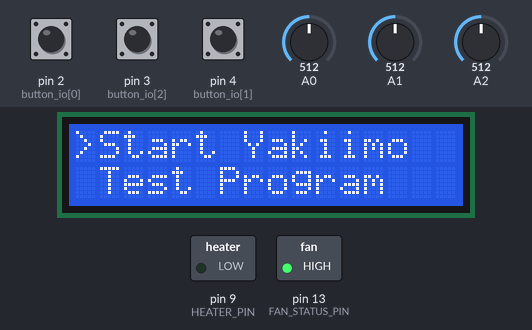
Recording of a program running on a simulated Arduino Nano, built with avr-gcc and run on an emulated ATmega328P. Shown: 16×2 character LCD, switched loads named in the program (green lamp = pin HIGH). Dashed ring = blinking. The inputs (shaded band) are chosen by the test bench; at power-on: pin 3 (button_io[2]) HIGH, A0 = 512, pin 2 (button_io[0]) HIGH, pin 4 (button_io[1]) HIGH, A1 = 512, A2 = 512. What the program prints to the serial monitor is not drawn.

Above: at 1.2 s.
1.3 s: pin 3 (button_io[2]) pulled LOW for 0.15 s
At 1.46 s:
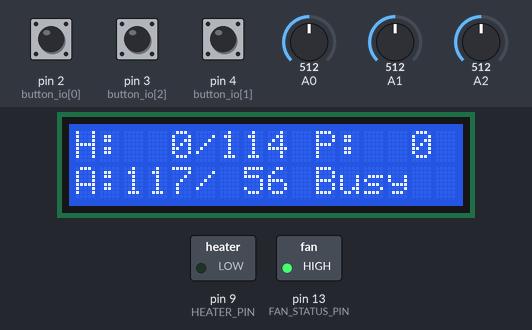
At 1.89 s:
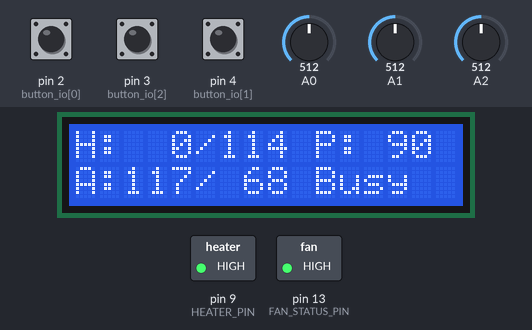
2.0 s: A0 set to 0
At 2.95 s:
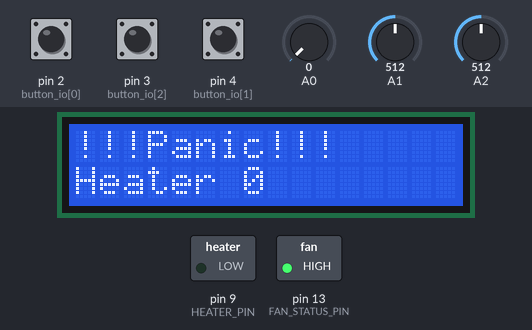
Timing chart, 0 to 10.9 s (numbered marks = the images above; inputs shaded):
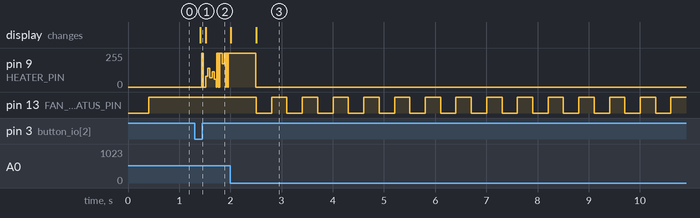

Measured:
- after the input at 1.3 s, the display: changes after 0.11 s (image 1)
- after the input at 2.0 s, pin 9 (HEATER_PIN): goes on until 2.5 s, then stays 0/255; pin 13 (FAN_STATUS_PIN): alternates HIGH for 0.30 s and LOW for 0.30 s, starting after 0.51 s; the display: first differs from a run without the input after 0.51 s (image 3)

The program:

main.cpp
```cpp
/**

 */

#include <Arduino.h>
#include <LiquidCrystal.h>
#include <math.h>
#include <stdint.h>
#include "pid.h"
#include <TimerOne.h>

// pins
#define HEATER_PIN 9
#define TONE_PIN 11
#define FAN_STATUS_PIN 13

// status LED
static void set_led(bool b)
{
	pinMode(FAN_STATUS_PIN, OUTPUT);
	digitalWrite(FAN_STATUS_PIN, b);
}

// LCD
#define LCD_COLS 16
#define LCD_LINES 2
LiquidCrystal lcd(10, 12, 5,6,7,8);


// polling timer
#define EVERY_MS(n) {\
	static uint32_t _next = 0; \
	uint32_t _cur = millis(); \
	if((int32_t)(_next - _cur) <= 0) { do {_next += n;} while(_next <= _cur);

#define END_EVERY_MS }}


// buttons
#define NUM_BUTTONS 3
static constexpr uint8_t button_io[] = {2, 4, 3};
static uint8_t button_counts[NUM_BUTTONS] = {0};
#define BUTTON_UP 0
#define BUTTON_DOWN 1
#define BUTTON_OK 2


// initialize buttons
static void init_buttons()
{
	for(uint8_t i = 0; i < NUM_BUTTONS; ++i)
	{
		pinMode(button_io[i], INPUT_PULLUP);
		button_counts[i] = 0;
	}
}

// poll buttons
static uint8_t button_debounce_counter[NUM_BUTTONS] = {0};

#define BUTTON_DEBOUNCE_COUNT 4
#define BUTTON_INITIAL_REPEAT_DELAY 50
#define BUTTON_REPEAT_LIMIT 56


/**
 * button update handler called approx. 10ms
 */
static void button_update_handler()
{
	EVERY_MS(10)
		for(int i = 0; i < NUM_BUTTONS; i++)
		{
			if(!digitalRead(button_io[i]))
			{
				// physical button pressed
				uint8_t count = button_debounce_counter[i];
				count ++;
				if(count == BUTTON_DEBOUNCE_COUNT)
				{
					if(button_counts[i] < 255) button_counts[i] ++;
				}
				else if(count == BUTTON_REPEAT_LIMIT)
				{
					count = BUTTON_INITIAL_REPEAT_DELAY;
				}

				if(count == BUTTON_INITIAL_REPEAT_DELAY)
				{
					if(button_counts[i] < 255) button_counts[i] ++;
				}
				button_debounce_counter[i] = count;
			}
			else
			{
				// physical button released
				button_debounce_counter[i] = 0;
			}
		}
	END_EVERY_MS
}


#define ADC_VAL_OVERSAMPLE 256
#define ADC_VAL_MAX 1024
#define THERMISTOR_T0 298.15f // = 25 deg C
#define THERMISTOR_B  3950.0f
#define THERMISTOR_R0 100000.0f // = 100k
#define THERMISTOR_RP 4700.0f // pull up resistor = 4.7k
#define SET_POINT 160.0;
static float heater_set_point = 0;
static float air_set_point = 0;
static float heater_temp = 0;
static float air_temp = 0;
static float env_temp = 0;
#define ENV_TEMP_IDX 2
#define AIR_TEMP_IDX 1
#define NUM_HEATER_SENSORS 1
#define TOTAL_HEATER_TEMP_SENSORS (NUM_HEATER_SENSORS + 2)// +2 = for air&env temperature; so, sensors are: 0:heater 1:air 2:env
float temps[TOTAL_HEATER_TEMP_SENSORS] = {0};
static uint16_t temp_counts = 0;

static void init_temps()
{
	heater_set_point = 0;
	air_set_point = 0;
	heater_temp = 0;
	air_temp = 0;
	temp_counts = 0;
	for(auto &&x : temps) x = 0;
}

#define PANIC_TEMPERATURE(X) ((X) < -2  || (X) > 1050) // immidiate panic temperature (thermister failure/open/short)
#define SUPRESS_TEMPERATURE(X) ((X) > 800) // temperature which needs heating suppression
//#define PANIC_TEMPERATURE(X) false // immidiate panic temperature (thermister failure/open/short)
//#define SUPRESS_TEMPERATURE(X) ((X) > 280) // temperature which needs heating suppression
#define TEMP_TARGETABLE_LOW 0 // temperature targetable range: low
#define TEMP_TARGETABLE_HIGH 400 // temperature targetable range: high
#define TEMP_MAX_HEATER_DIFFERENCE 180 // allowed difference between most hot heater and most cold heater
#define ANY_HOT_TEMP 50 // warning temperature if any sensor is avobe this
static float heater_power_target = 0; // heater power designated by PID controller
static volatile float heater_power = 0; // last heater power
static bool any_hot = false;
#define AIR_TEMP_LPF_COEFF 0.2 // air temperature IIR LPF coeff
#define HEATER_POWER_MAX 256
#define HEATER_POWER_INCREMENT 90
#define HEATER_POWER_DECREMENT 70

static pid_controller_t heater_pid(6, 1, 1200, 512, 1, 0.5, 40, 0, HEATER_POWER_MAX);
#define AIR_BASE_P 30
#define AIR_BASE_I 1
#define AIR_BASE_D 600
static pid_controller_t air_pid(AIR_BASE_P, AIR_BASE_I, AIR_BASE_D, 512, 1, 0.5, 40, 0, HEATER_POWER_MAX);
#define AIR_PID_PARAM_ADJUST \
	air_pid.kp = air_pid.setpoint >= 140 ? AIR_BASE_P * 1 : (air_pid.setpoint >= 80 ? AIR_BASE_P * 1 : AIR_BASE_P); \
	air_pid.ki = air_pid.setpoint >= 140 ? AIR_BASE_I * 1 : (air_pid.setpoint >= 80 ? AIR_BASE_I * 1 : AIR_BASE_I);

#define PID_SETPOINT_OFFSET 0.0


// output string to LCD
static void write_lcd(const char * p)
{
	lcd.setCursor(0, 0);
	uint8_t col = 0;
	uint8_t line = 0;
	while(*p)
	{
		if(*p == '\r')
		{
			/* do nothing */
		}
		else if(*p == '\n')
		{
			// new line
			while(col++ < LCD_COLS) lcd.write(' ');
			col = 0;
			++ line;
			if(line >= LCD_LINES) return;
			lcd.setCursor(0, line);
		}
		else
		{
			lcd.write(*p);
			++col;
		}
		++p;
	}
	while(col++ < LCD_COLS) lcd.write(' ');
}

// display string to LCD/serial
static void display(const String &n)
{
	write_lcd(n.c_str());
	static String last_msg;
	if(last_msg != n)
	{
		last_msg = n;
		Serial.print(n);
		Serial.print(F("\r\n\r\n"));
	}
}


// panic handler
static void panic(const String &n)
{
	pinMode(HEATER_PIN, OUTPUT);
	digitalWrite(HEATER_PIN, LOW); // disable heater
	display(String(F("!!!Panic!!!\r\n")) + n);
	Serial.flush();
	cli();
	for(;;)
	{
		digitalWrite(HEATER_PIN, LOW); // disable heater
		set_led(false);
		_delay_ms(300);
		set_led(true);
		_delay_ms(300);
	}
}

#if 0
// measure adc with oversampling
static float oversample_adc(int num)
{
	uint32_t accum = 0;
	for(int i = 0; i < ADC_VAL_OVERSAMPLE; ++i)
	{
		accum += analogRead(num);
	}
	return (float)accum *
		(1.0 / ((float)ADC_VAL_OVERSAMPLE * (float)ADC_VAL_MAX)) +
		(1.0/ADC_VAL_MAX/2.0);
}
#endif

// measure adc with no oversampling
static float measure_adc(int num)
{
	uint32_t accum = 0;
	for(int i = 0; i < 1; ++i)
	{
		accum += analogRead(num);
	}
	return (float)accum *
		(1.0 / ((float)1.0 * (float)ADC_VAL_MAX)) +
		(1.0/ADC_VAL_MAX/2.0);
}

// adc value to temperature in deg C
static float adc_val_to_temp(float adc_val_normalized)
{
	float r = - (THERMISTOR_RP * adc_val_normalized) / (adc_val_normalized - 1);

	float res = (THERMISTOR_T0 * THERMISTOR_B) /
		(THERMISTOR_T0 * log(r / THERMISTOR_R0) + THERMISTOR_B);
	return res - 273.15;
}

// bit reverset - 8bit
static uint8_t bit_reverse(uint8_t v)
{
	v = ((v & 0b11110000) >> 4) | ((v & 0b00001111) << 4);
	v = ((v & 0b11001100) >> 2) | ((v & 0b00110011) << 2);
	v = ((v & 0b10101010) >> 1) | ((v & 0b01010101) << 1);
	return v;
}


// temperature management
static void manage_temp()
{
	EVERY_MS(1)
		// measure temperatures

		for(uint8_t i = 0; i < TOTAL_HEATER_TEMP_SENSORS; ++i)
		{
			float t = measure_adc(i);
			temps[i] += t;
		}

		++temp_counts;
		if(temp_counts >= ADC_VAL_OVERSAMPLE)
		{
			temp_counts = 0;
			// all sensors are sufficiently measured
			any_hot = false;

			// convert adc value to temperature
			for(auto && v : temps)
			{
				v = adc_val_to_temp(v*(1.0 / ADC_VAL_OVERSAMPLE));
			}

			// check heaters
			float heater_min = temps[0];
			float heater_max = temps[0];
			float heater_avg = 0;
			for(uint8_t i = 0; i < NUM_HEATER_SENSORS; ++i)
			{
				float tmp = temps[i];

				heater_avg += tmp;
				if(heater_min > tmp) heater_min = tmp;
				if(heater_max < tmp) heater_max = tmp;
				if(tmp >= ANY_HOT_TEMP) any_hot = true;
				Serial.print(F("H"));
				Serial.print((int)i);
				Serial.print(':');
				Serial.print(tmp);
				Serial.print(' ');
				if(PANIC_TEMPERATURE(tmp))
				{
					panic(String(F("Heater ")) + String((int)i));
				}
			}
			heater_avg *= (1.0 / NUM_HEATER_SENSORS);

			// check if most hot heater is far from most cold heater
			if(heater_max - heater_min >= TEMP_MAX_HEATER_DIFFERENCE)
				panic(F("Too much diffs"));

			// store heater temprature
			heater_temp = heater_avg;

			// check air heaters
			float tmp;
			tmp = temps[AIR_TEMP_IDX];
			if(tmp >= ANY_HOT_TEMP) any_hot = true;

			// store air temperature
			air_temp += (tmp - air_temp) * AIR_TEMP_LPF_COEFF;
			Serial.print(F("A"));
			Serial.print(':');
			Serial.print(tmp);
			Serial.print(' ');
			if(PANIC_TEMPERATURE(tmp))
				panic(F("Air"));

			// check env temperature
			tmp = temps[ENV_TEMP_IDX];
			if(tmp >= ANY_HOT_TEMP) any_hot = true;

			// store env temperature
			env_temp = tmp;
			Serial.print(F("E"));
			Serial.print(':');
			Serial.print(tmp);
			if(PANIC_TEMPERATURE(tmp)) // TODO: check env temp limit
				panic(F("Env"));

			// clear all accumurators
			for(auto &&x : temps) x = 0;

			// update pid values
			heater_pid.set_set_point(heater_set_point + PID_SETPOINT_OFFSET);
			air_pid.set_set_point(air_set_point + PID_SETPOINT_OFFSET);
			AIR_PID_PARAM_ADJUST;

			// decide which temperature should to be reached
			float air_value, heater_value;
			air_value = air_pid.update(air_temp);
			heater_value = heater_pid.update(heater_temp);

			if(air_set_point > 0.0f)
			{
				// follow air set point
				heater_power_target = air_value;
			}
			else
			{
				// follow heater set point
				heater_power_target = heater_value;
			}

			// needs suppression?
			if(SUPRESS_TEMPERATURE(heater_temp)||
				SUPRESS_TEMPERATURE(air_temp)
				)
			{
				heater_power_target = 0;
			}

			// accumulate heater power
			float hp = heater_power;
			if(hp < heater_power_target)
			{
					hp += HEATER_POWER_INCREMENT;
					if(hp > heater_power_target) hp = heater_power_target;
					if(hp > HEATER_POWER_MAX) hp = HEATER_POWER_MAX;
			}
			else if(hp > heater_power_target)
			{
					hp -= HEATER_POWER_DECREMENT;
					if(hp < heater_power_target) hp = heater_power_target;
					if(hp < 0) hp = 0;
			}

			// flag any_hot if any heater is on
			if(hp > 0) any_hot = true;

			// write heater_power
			noInterrupts();
			heater_power = hp;
			interrupts();

			// dump
			Serial.print(F(" P:"));
			Serial.print((int)heater_power_target);
			Serial.print(F("/"));
			Serial.print((int)hp);
			Serial.print(F("\r\n"));

			if(air_set_point > 0.0f)
				air_pid.dump();
			else
				heater_pid.dump();
		}
	END_EVERY_MS

	// set status led and enable fan if any sensor detected hot condition
	set_led(any_hot);
}


void timer1_handler(void)
{
	// DO PWM
	static uint8_t count;
	++count;
	static_assert(HEATER_POWER_MAX == 256, "heater power max must be 256");
	if((uint16_t)bit_reverse(count % HEATER_POWER_MAX) < (uint16_t)heater_power)
	{
		digitalWrite(HEATER_PIN, HIGH);
	}
	else
	{
		digitalWrite(HEATER_PIN, LOW);
	}
}

static int32_t secs_remain;

static void update_status_display(const String & status)
{
	EVERY_MS(500)
		char buf[18*2];
		// first line:  B:XXX/XXX P:XXX
		// second line: T:XXX/XXX
		sprintf_P(buf, PSTR("H:%3d/%3d P:%3d\r\n" "A:%3d/%3d %s" ), (int)(heater_set_point+0.5f), (int)(heater_temp+0.5f), (int)heater_power , (int)(air_set_point+0.5f), (int)(air_temp+0.5f), status.c_str());
		display(buf);
	END_EVERY_MS
}

// simple continuation implementation
#define YIELD2(COUNTER) \
	do { \
	state = COUNTER; \
	return; \
	case COUNTER:; \
	} while(0)

#define YIELD YIELD2(__COUNTER__)


#define MENU_PROG1 0
#define MENU_PROG2 1
#define MENU_SET_HEATER 2
#define MENU_SET_AIR 3

#define MAX_MENU_ITEM 5 // last menu item must be empty string
static String menu[MAX_MENU_ITEM];
static uint8_t menu_selected_index = 0;
static uint8_t menu_item_first_index = 0;

static void init_menu()
{
	init_buttons();
	for(uint8_t i = 0; i < MAX_MENU_ITEM; ++i) menu[i] = String();
	menu_selected_index = 0;
	menu_item_first_index = 0;
}

static void add_menu(const String &item)
{
	for(uint8_t i = 0; i < MAX_MENU_ITEM; ++i)
	{
		if(menu[i].length() == 0)
		{
			menu[i] = item;
			break;
		}
	}
}

static void justify_menu_show_range_up()
{
	if(menu_selected_index < menu_item_first_index)
		menu_item_first_index = menu_selected_index;
}
static void justify_menu_show_range_down()
{
	if(menu_item_first_index + LCD_LINES >= menu_selected_index)
		menu_item_first_index = menu_selected_index - LCD_LINES + 1;
}

#if 0 // unused
static void justify_menu_show_range()
{
	justify_menu_show_range_up();
	justify_menu_show_range_down();
}

static void set_selected_menu_index(uint8_t index)
{
	menu_selected_index = index;
	justify_menu_show_range();
}
#endif

static void show_menus()
{
	String lines;
	for(uint8_t i = 0; i < LCD_LINES; ++i)
	{
		if(i + menu_item_first_index == menu_selected_index) lines += '>'; else lines += ' ';
		lines += menu[i + menu_item_first_index] + F("\r\n");;
	}
	display(lines);
}

static void menu_handle_keys()
{
	// for only up/down
	while(button_counts[BUTTON_UP]--)
	{
		if(menu_selected_index > 0) --menu_selected_index;
		justify_menu_show_range_up();
	}
	button_counts[BUTTON_UP] = 0;
	while(button_counts[BUTTON_DOWN]--)
	{
		++menu_selected_index;
		if(menu[menu_selected_index].length() == 0) --menu_selected_index;
		justify_menu_show_range_down();
	}
	button_counts[BUTTON_DOWN] = 0;
}

static int16_t menu_temp = 0;
static void init_set_temp()
{
	menu_temp = TEMP_TARGETABLE_LOW;
}

static void handle_temp_keys()
{
	// for only up/down
	while(button_counts[BUTTON_UP]--)
	{
		if(menu_temp < TEMP_TARGETABLE_HIGH) ++menu_temp;
	}
	button_counts[BUTTON_UP] = 0;
	while(button_counts[BUTTON_DOWN]--)
	{
		if(menu_temp > TEMP_TARGETABLE_LOW) --menu_temp;
	}
	button_counts[BUTTON_DOWN] = 0;
}

static void show_temps(const String &n)
{
	String lines = n + F("\r\n") + String((int)menu_temp);
	display(lines);
}

static void set_menu_temp(uint8_t mode)
{
	if(mode == MENU_SET_HEATER)
		menu_temp = heater_set_point;
	else if(mode == MENU_SET_AIR)
		menu_temp = air_set_point;
}

static void retarget_menu_temp(uint8_t mode)
{
	if(mode == MENU_SET_HEATER)
		heater_set_point = menu_temp;
	else if(mode == MENU_SET_AIR)
		air_set_point = menu_temp;
}

static void handle_status_keys(uint8_t mode)
{
	set_menu_temp(mode);
	handle_temp_keys();
	retarget_menu_temp(mode);
}


static uint32_t tone_pattern = 0;
static bool tone_repeat = false;
static uint8_t tone_position = 0;
static void tone_handler()
{
	EVERY_MS(100)
	{
		if(tone_pattern & ((uint32_t)1<<tone_position))
		{
			tone(TONE_PIN, 2000);
		}
		else
		{
			noTone(TONE_PIN);
		}

		++ tone_position;
		if(tone_position >= 32)
		{
			if(tone_repeat)
				tone_position = 0;
			else
				tone_position = 0, tone_pattern = 0;
		}

	}
	END_EVERY_MS
}

static void set_tone_pattern(uint32_t pattern, bool repeat)
{
	tone_pattern = pattern;
	tone_repeat = repeat;
	tone_position = 0;
}

// program opecodes
#define PROG_END    0
#define PROG_DWELL  1
#define PROG_SET_HEATER_TEMP 2
#define PROG_WAIT_HEATER_TEMP 3
#define PROG_SET_AIR_TEMP 4
#define PROG_WAIT_AIR_TEMP 5
#define PROG_WAIT_BUTTON 6
#define PROG_SET_TONE_REPEAT 7
#define PROG_SET_TONE 8

#define MAKE_PROGRAM_WORD(OP, ARG) (((uint32_t)(ARG)<<3) | (OP))
#define OPCODE_FROM_WORD(CODE) (uint8_t)((CODE)&0x07)
#define ARG_FROM_WORD(CODE) (uint32_t)((CODE)>>3)

#define TEMP_MATCH_MARGIN 1.5


static PROGMEM const uint32_t PROG1[] = {

	MAKE_PROGRAM_WORD(PROG_SET_AIR_TEMP, 117),
	MAKE_PROGRAM_WORD(PROG_WAIT_AIR_TEMP, 117),

//	MAKE_PROGRAM_WORD(PROG_SET_TONE_REPEAT,  0b11100011100011100011100000000),
//	MAKE_PROGRAM_WORD(PROG_WAIT_BUTTON,  0),
//	MAKE_PROGRAM_WORD(PROG_SET_TONE_REPEAT,  0),

	MAKE_PROGRAM_WORD(PROG_SET_AIR_TEMP, 160),
	MAKE_PROGRAM_WORD(PROG_WAIT_AIR_TEMP, 160),
	MAKE_PROGRAM_WORD(PROG_DWELL,        60*5),

	MAKE_PROGRAM_WORD(PROG_SET_AIR_TEMP, 73),
	MAKE_PROGRAM_WORD(PROG_DWELL,        60*60*1),
	MAKE_PROGRAM_WORD(PROG_SET_AIR_TEMP, 151),
	MAKE_PROGRAM_WORD(PROG_WAIT_AIR_TEMP, 151),
	MAKE_PROGRAM_WORD(PROG_DWELL,        60*60*0.9),
	MAKE_PROGRAM_WORD(PROG_SET_AIR_TEMP, 74),
	MAKE_PROGRAM_WORD(PROG_DWELL,        60*60*1),

	MAKE_PROGRAM_WORD(PROG_SET_AIR_TEMP, 152),
	MAKE_PROGRAM_WORD(PROG_WAIT_AIR_TEMP, 152),
	MAKE_PROGRAM_WORD(PROG_DWELL,        60*60*0.7),
	MAKE_PROGRAM_WORD(PROG_SET_AIR_TEMP, 75),
	MAKE_PROGRAM_WORD(PROG_DWELL,        60*60*1),

	MAKE_PROGRAM_WORD(PROG_SET_TONE_REPEAT,  0b1111111111111000000000000000),
	MAKE_PROGRAM_WORD(PROG_DWELL,        5),
	MAKE_PROGRAM_WORD(PROG_SET_TONE_REPEAT,  0),
	MAKE_PROGRAM_WORD(PROG_END,          0)
};
static PROGMEM const uint32_t PROG2[] = {
	MAKE_PROGRAM_WORD(PROG_SET_AIR_TEMP, 73),
	MAKE_PROGRAM_WORD(PROG_DWELL,        60*60*2),
	MAKE_PROGRAM_WORD(PROG_SET_AIR_TEMP, 151),
	MAKE_PROGRAM_WORD(PROG_WAIT_AIR_TEMP, 151),
	MAKE_PROGRAM_WORD(PROG_DWELL,        60*60*0.9),
	MAKE_PROGRAM_WORD(PROG_SET_AIR_TEMP, 74),
	MAKE_PROGRAM_WORD(PROG_DWELL,        60*60*2),

	MAKE_PROGRAM_WORD(PROG_SET_AIR_TEMP, 152),
	MAKE_PROGRAM_WORD(PROG_WAIT_AIR_TEMP, 152),
	MAKE_PROGRAM_WORD(PROG_DWELL,        60*60*0.8),
	MAKE_PROGRAM_WORD(PROG_SET_AIR_TEMP, 75),
	MAKE_PROGRAM_WORD(PROG_DWELL,        60*60*2),

	MAKE_PROGRAM_WORD(PROG_SET_TONE_REPEAT,  0b1111111111111000000000000000),
	MAKE_PROGRAM_WORD(PROG_DWELL,        5),
	MAKE_PROGRAM_WORD(PROG_SET_TONE_REPEAT,  0),
	MAKE_PROGRAM_WORD(PROG_END,          0)
};

#define CANCEL_BUTTON_COUNT 2
#define CANCEL_BUTTON_DURATION 1000

static bool handle_prog_keys()
{
	static uint32_t last_button_pressed;
	static uint8_t button_pressed_count;
	if(button_counts[BUTTON_OK] != 0)
	{
		button_counts[BUTTON_OK] = 0;
		if((int32_t)(millis() - last_button_pressed) <= CANCEL_BUTTON_DURATION)
		{
			++ button_pressed_count;
			if(button_pressed_count >= CANCEL_BUTTON_COUNT - 1) return false;
		}
		last_button_pressed = millis();
	}

	if((int32_t)(millis() - last_button_pressed) > CANCEL_BUTTON_DURATION)
	{
		button_pressed_count = 0;
		last_button_pressed = millis() - CANCEL_BUTTON_DURATION * 2; // always update the timestamp; to avoid wraparound
	}


	if(secs_remain != 0)
		update_status_display(String(secs_remain));
	else
		update_status_display(String(F("Busy")));

	return true;
}


static bool handle_wait_button_keys()
{
	if(button_counts[BUTTON_OK] != 0)
	{
		button_counts[BUTTON_OK] = 0;
		return false;
	}

	update_status_display(F("Hit OK"));

	return true;
}

static void ui_handler()
{
	static uint8_t state = 0;
	switch(state)
	{
	default:
		YIELD;

		for(;;)
		{
			// first, show main screen
start:
			init_temps();
			init_menu();
			add_menu(F("Start Yakiimo")); // MENU_PROG1
			add_menu(F("Test Program")); // MENU_PROG2
			add_menu(F("Set heater temp")); // MENU_SET_HEATER
			add_menu(F("Set air temp")); // MENU_SET_AIR

			show_menus();
			YIELD;

			while(button_counts[BUTTON_OK] == 0)
			{
				menu_handle_keys();
				show_menus();
				YIELD;
			}
			button_counts[BUTTON_OK] = 0;
			static uint8_t m_ind;
			m_ind = menu_selected_index;

			if(m_ind == MENU_PROG1 || m_ind == MENU_PROG2)
			{
				static const uint32_t *prog = nullptr;
				if(m_ind == MENU_PROG1)
					prog = PROG1;
				else if(m_ind == MENU_PROG2)
					prog = PROG2;

				for(;;)
				{
					YIELD;
					static uint32_t current_op;
					current_op = pgm_read_dword(prog);
					static uint8_t opcode;
					opcode = OPCODE_FROM_WORD(current_op);
					secs_remain = 0;

					if(opcode == PROG_END)
					{
						goto start;
					}
					else if(opcode == PROG_DWELL)
					{
						secs_remain = ARG_FROM_WORD(current_op);
						while(secs_remain --)
						{
							YIELD;
							static uint32_t m;
							m = millis() + 1000;

							while((int32_t)(millis() - m) <= 0)
							{
								YIELD;
								if(!handle_prog_keys()) goto start;
							}
						}
					}
					else if(opcode == PROG_SET_HEATER_TEMP)
					{
						heater_set_point = ARG_FROM_WORD(current_op);
					}
					else if(opcode == PROG_SET_AIR_TEMP)
					{
						air_set_point = ARG_FROM_WORD(current_op);
					}
					else if(opcode == PROG_WAIT_HEATER_TEMP || opcode == PROG_WAIT_AIR_TEMP)
					{
						static int16_t temp;
						temp = ARG_FROM_WORD(current_op);
						for(;;)
						{
							YIELD;
							if(opcode == PROG_WAIT_HEATER_TEMP)
							{
								if(heater_temp - TEMP_MATCH_MARGIN <= temp && temp <= heater_temp + TEMP_MATCH_MARGIN ) break;
							}
							else if(opcode == PROG_WAIT_AIR_TEMP)
							{
								if(air_temp - TEMP_MATCH_MARGIN <= temp && temp <= air_temp + TEMP_MATCH_MARGIN ) break;
							}

							if(!handle_prog_keys()) goto start;
						}
					}
					else if(opcode == PROG_WAIT_BUTTON)
					{
						for(;;)
						{
							YIELD;
							if(!handle_wait_button_keys()) break;
						}
					}
					else if(opcode == PROG_SET_TONE)
					{
						set_tone_pattern(ARG_FROM_WORD(current_op), false);
					}
					else if(opcode == PROG_SET_TONE_REPEAT)
					{
						set_tone_pattern(ARG_FROM_WORD(current_op), true);
					}

					++ prog;
				}

				goto start;
			}
			else if(m_ind == MENU_SET_HEATER || m_ind == MENU_SET_AIR)
			{
				// set heater/air temp
				init_set_temp();

				set_menu_temp(m_ind);

				while(button_counts[BUTTON_OK] == 0)
				{
					handle_temp_keys();
					if(m_ind == MENU_SET_HEATER)
						show_temps(F("Heater temp:"));
					else if(m_ind == MENU_SET_AIR)
						show_temps(F("Air temp:"));
					YIELD;
				}
				button_counts[BUTTON_OK] = 0;

				retarget_menu_temp(m_ind);

				while(button_counts[BUTTON_OK] == 0)
				{
					handle_status_keys(m_ind);
					update_status_display(String());
					YIELD;
				}
				button_counts[BUTTON_OK] = 0;
			}
		}

		YIELD;
		state = 0;
	}
}

void setup() {
	// put your setup code here, to run once:
	init_buttons();
	Serial.begin(115200);
	pinMode(HEATER_PIN, OUTPUT);
	lcd.begin(LCD_COLS, LCD_LINES);
	Timer1.initialize(1000000 / 110);
	Timer1.attachInterrupt(timer1_handler);

	display(F("welcome\r\nyakiimo"));
}

void loop() {
  // put your main code here, to run repeatedly:
	manage_temp();
	button_update_handler();
	tone_handler();
	EVERY_MS(20)
		ui_handler();
	END_EVERY_MS

	while(Serial.available() > 0)
	{
		switch(Serial.read())
		{
		case '8':
			if(button_counts[BUTTON_UP] < 255) ++button_counts[BUTTON_UP];
			break;
		case '2':
			if(button_counts[BUTTON_DOWN] < 255) ++button_counts[BUTTON_DOWN];
			break;
		case '5':
			if(button_counts[BUTTON_OK] < 255) ++button_counts[BUTTON_OK];
			break;
		default:;
		}
	}


}
```

Source omitted: pid.cpp (1554 bytes), pid.h (1551 bytes)
